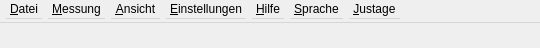
<?xml version="1.0" encoding="UTF-8"?>
<ui version="4.0">
 <class>WMViewBase</class>
 <widget class="Q3MainWindow" name="WMViewBase">
  <property name="geometry">
   <rect>
    <x>0</x>
    <y>0</y>
    <width>540</width>
    <height>48</height>
   </rect>
  </property>
  <property name="sizePolicy">
   <sizepolicy hsizetype="Preferred" vsizetype="Preferred">
    <horstretch>0</horstretch>
    <verstretch>0</verstretch>
   </sizepolicy>
  </property>
  <property name="minimumSize">
   <size>
    <width>21</width>
    <height>48</height>
   </size>
  </property>
  <property name="maximumSize">
   <size>
    <width>16777215</width>
    <height>48</height>
   </size>
  </property>
  <property name="font">
   <font/>
  </property>
  <property name="windowTitle">
   <string>Wandlermesseinrichtung WM3000I</string>
  </property>
  <widget class="QWidget" name="widget" native="true">
   <property name="geometry">
    <rect>
     <x>0</x>
     <y>23</y>
     <width>540</width>
     <height>25</height>
    </rect>
   </property>
  </widget>
  <widget class="QMenuBar" name="MenuBarEditor">
   <property name="geometry">
    <rect>
     <x>0</x>
     <y>0</y>
     <width>540</width>
     <height>23</height>
    </rect>
   </property>
   <property name="font">
    <font/>
   </property>
   <widget class="QMenu" name="Datei">
    <property name="title">
     <string>&amp;Datei</string>
    </property>
    <widget class="QMenu" name="popupMenu">
     <property name="title">
      <string>&amp;Eigenfehlertabelle</string>
     </property>
     <addaction name="eigenfehlertabelleoeffnenAction"/>
     <addaction name="eigenfehlertabelleSchliessenAction"/>
     <addaction name="eigenfehlertabelleBearbeitenAction"/>
    </widget>
    <widget class="QMenu" name="popupMenu_6">
     <property name="title">
      <string>E&amp;rgebnisdatei</string>
     </property>
     <addaction name="ergebnis_ffnenAction"/>
     <addaction name="ergebnisSchliessenAction"/>
     <addaction name="ergebnisBearbeitenAction"/>
    </widget>
    <addaction name="popupMenu"/>
    <addaction name="separator"/>
    <addaction name="popupMenu_6"/>
    <addaction name="separator"/>
    <addaction name="dateiBeendenAction"/>
   </widget>
   <widget class="QMenu" name="Messung">
    <property name="title">
     <string>&amp;Messung</string>
    </property>
    <addaction name="separator"/>
    <addaction name="messungSpeichernSitzungAction"/>
    <addaction name="messungLaden_SitzungAction"/>
    <addaction name="separator"/>
    <addaction name="messungStartAction"/>
    <addaction name="messungSpeichernMesswerteAction"/>
    <addaction name="separator"/>
    <addaction name="actionOffsetabgleich"/>
    <addaction name="actionOffsetmessung_Kanal_N"/>
    <addaction name="actionOffsetmessung_Kanal_X"/>
    <addaction name="separator"/>
    <addaction name="messungSimulationAction"/>
   </widget>
   <widget class="QMenu" name="Ansicht">
    <property name="title">
     <string>&amp;Ansicht</string>
    </property>
    <addaction name="ansichtFehlerMessungAction"/>
    <addaction name="ansichtIstwerteAction"/>
    <addaction name="ansichtEigenfehlerAction"/>
    <addaction name="ansichtDialogAction"/>
    <addaction name="ansichtEN61850Action"/>
   </widget>
   <widget class="QMenu" name="Einstellungen">
    <property name="title">
     <string>&amp;Einstellungen</string>
    </property>
    <addaction name="einstellungenConfAction"/>
    <addaction name="einstellungenBereichAction"/>
   </widget>
   <widget class="QMenu" name="Hilfe">
    <property name="title">
     <string>&amp;Hilfe</string>
    </property>
    <addaction name="hilfeInfoAction"/>
    <addaction name="hilfeInfo_ber_ZeraAction"/>
    <addaction name="hilfeInfo_ber_QtAction"/>
    <addaction name="separator"/>
    <addaction name="hilfeVersionAction"/>
    <addaction name="hilfeReleaseInfoAction"/>
    <addaction name="separator"/>
    <addaction name="hilfeSelbsttestAction"/>
   </widget>
   <widget class="QMenu" name="Sprache">
    <property name="title">
     <string>&amp;Sprache</string>
    </property>
    <addaction name="spracheDeutschAction"/>
    <addaction name="spracheEnglischAction_2"/>
    <addaction name="sprachePolnischAction"/>
   </widget>
   <widget class="QMenu" name="Justage">
    <property name="title">
     <string>&amp;Justage</string>
    </property>
    <addaction name="JustageAmplitudeAction"/>
    <addaction name="JustagePhaseAction"/>
    <addaction name="JustageKoeffBerechnungAction"/>
    <addaction name="separator"/>
    <addaction name="JustageOffsetAction"/>
    <addaction name="JustageOffsetberechnungAction"/>
    <addaction name="separator"/>
    <addaction name="justageFlashProgAction"/>
    <addaction name="justageFlasExportAction"/>
    <addaction name="justageFlashImportAction"/>
   </widget>
   <addaction name="Datei"/>
   <addaction name="Messung"/>
   <addaction name="Ansicht"/>
   <addaction name="Einstellungen"/>
   <addaction name="Hilfe"/>
   <addaction name="Sprache"/>
   <addaction name="Justage"/>
  </widget>
  <action name="dateiEigenfehlertabelleAction">
   <property name="checked">
    <bool>false</bool>
   </property>
   <property name="text">
    <string>&amp;Eigenfehlertabelle</string>
   </property>
   <property name="iconText">
    <string>&amp;Eigenfehlertabelle</string>
   </property>
   <property name="toolTip">
    <string>&amp;Eigenfehlertabelle</string>
   </property>
   <property name="statusTip">
    <string>Menu Eigenfehlertabelle</string>
   </property>
   <property name="name" stdset="0">
    <cstring>dateiEigenfehlertabelleAction</cstring>
   </property>
  </action>
  <action name="dateiBeendenAction">
   <property name="text">
    <string>&amp;Beenden</string>
   </property>
   <property name="iconText">
    <string>&amp;Beenden</string>
   </property>
   <property name="statusTip">
    <string>Beendet das laufende Programm</string>
   </property>
   <property name="shortcut">
    <string>Ctrl+X</string>
   </property>
   <property name="name" stdset="0">
    <cstring>dateiBeendenAction</cstring>
   </property>
  </action>
  <action name="messungBereichAction">
   <property name="text">
    <string>&amp;Bereich</string>
   </property>
   <property name="iconText">
    <string>&amp;Bereich</string>
   </property>
   <property name="statusTip">
    <string>Bereiche auswählen</string>
   </property>
   <property name="shortcut">
    <string>F4</string>
   </property>
   <property name="name" stdset="0">
    <cstring>messungBereichAction</cstring>
   </property>
  </action>
  <action name="messungSpeichernSitzungAction">
   <property name="text">
    <string>&amp;Speichern Sitzung</string>
   </property>
   <property name="iconText">
    <string>&amp;Speichern Sitzung</string>
   </property>
   <property name="statusTip">
    <string>Speichert alle aktuellen Einstellungen in einer Datei</string>
   </property>
   <property name="name" stdset="0">
    <cstring>messungSpeichernSitzungAction</cstring>
   </property>
  </action>
  <action name="messungLaden_SitzungAction">
   <property name="text">
    <string>&amp;Laden Sitzung</string>
   </property>
   <property name="iconText">
    <string>&amp;Laden Sitzung</string>
   </property>
   <property name="statusTip">
    <string>Liesst alle Einstellungen aus einer Datei</string>
   </property>
   <property name="name" stdset="0">
    <cstring>messungLaden_SitzungAction</cstring>
   </property>
  </action>
  <action name="messungStartAction">
   <property name="text">
    <string>&amp;Start</string>
   </property>
   <property name="iconText">
    <string>&amp;Start</string>
   </property>
   <property name="statusTip">
    <string>Messung starten</string>
   </property>
   <property name="shortcut">
    <string>F5</string>
   </property>
   <property name="name" stdset="0">
    <cstring>messungStartAction</cstring>
   </property>
  </action>
  <action name="messungSimulationAction">
   <property name="checkable">
    <bool>true</bool>
   </property>
   <property name="text">
    <string>S&amp;imulation</string>
   </property>
   <property name="iconText">
    <string>Si&amp;mulation</string>
   </property>
   <property name="statusTip">
    <string>Simulierte Messung durchführen</string>
   </property>
   <property name="name" stdset="0">
    <cstring>messungSimulationAction</cstring>
   </property>
  </action>
  <action name="ansichtFehlerMessungAction">
   <property name="checkable">
    <bool>true</bool>
   </property>
   <property name="text">
    <string>&amp;Fehlerwerte</string>
   </property>
   <property name="iconText">
    <string>&amp;FehlerMessung</string>
   </property>
   <property name="statusTip">
    <string>Fehlermesswerte Fenster</string>
   </property>
   <property name="name" stdset="0">
    <cstring>ansichtFehlerMessungAction</cstring>
   </property>
  </action>
  <action name="ansichtEigenfehlerAction">
   <property name="checkable">
    <bool>true</bool>
   </property>
   <property name="text">
    <string>&amp;Eigenfehler</string>
   </property>
   <property name="iconText">
    <string>&amp;Eigenfehler</string>
   </property>
   <property name="statusTip">
    <string>Eigenfehler Fenster</string>
   </property>
   <property name="name" stdset="0">
    <cstring>ansichtEigenfehlerAction</cstring>
   </property>
  </action>
  <action name="ansichtDialogAction">
   <property name="checkable">
    <bool>true</bool>
   </property>
   <property name="text">
    <string>&amp;Dialog</string>
   </property>
   <property name="iconText">
    <string>&amp;Dialog</string>
   </property>
   <property name="statusTip">
    <string>Dialog Fenster</string>
   </property>
   <property name="name" stdset="0">
    <cstring>ansichtDialogAction</cstring>
   </property>
  </action>
  <action name="einstellungenConfAction">
   <property name="text">
    <string>&amp;Konfiguration</string>
   </property>
   <property name="iconText">
    <string>&amp;Konfiguration</string>
   </property>
   <property name="statusTip">
    <string>Messeinrichtung konfigurieren</string>
   </property>
   <property name="name" stdset="0">
    <cstring>einstellungenConfAction</cstring>
   </property>
  </action>
  <action name="hilfeInfoAction">
   <property name="text">
    <string>&amp;Info</string>
   </property>
   <property name="iconText">
    <string>&amp;Info</string>
   </property>
   <property name="statusTip">
    <string>Informationen zur Messeinrichtung</string>
   </property>
   <property name="name" stdset="0">
    <cstring>hilfeInfoAction</cstring>
   </property>
  </action>
  <action name="hilfeInfo_ber_ZeraAction">
   <property name="text">
    <string>Info über &amp;Zera</string>
   </property>
   <property name="iconText">
    <string>Informationen zu Zera</string>
   </property>
   <property name="statusTip">
    <string>Informationen zu ZERA</string>
   </property>
   <property name="name" stdset="0">
    <cstring>hilfeInfo_ber_ZeraAction</cstring>
   </property>
  </action>
  <action name="hilfeManualAction">
   <property name="text">
    <string>&amp;Manual</string>
   </property>
   <property name="iconText">
    <string>&amp;Manual</string>
   </property>
   <property name="statusTip">
    <string>Lesen Sie hier die Bedienungsanleitung</string>
   </property>
   <property name="name" stdset="0">
    <cstring>hilfeManualAction</cstring>
   </property>
  </action>
  <action name="hilfeInfo_ber_QtAction">
   <property name="text">
    <string>Info über &amp;Qt</string>
   </property>
   <property name="iconText">
    <string>Informationen zu Qt</string>
   </property>
   <property name="name" stdset="0">
    <cstring>hilfeInfo_ber_QtAction</cstring>
   </property>
  </action>
  <action name="dateiErgebnisdateiAction">
   <property name="text">
    <string>E&amp;rgebnisdatei</string>
   </property>
   <property name="iconText">
    <string>E&amp;rgebnisdatei</string>
   </property>
   <property name="statusTip">
    <string>Schliesst die geladene Eigenfehlertabelle</string>
   </property>
   <property name="name" stdset="0">
    <cstring>dateiErgebnisdateiAction</cstring>
   </property>
  </action>
  <action name="ansichtIstwerteAction">
   <property name="checkable">
    <bool>true</bool>
   </property>
   <property name="text">
    <string>&amp;Vektoren</string>
   </property>
   <property name="iconText">
    <string>Istwerte</string>
   </property>
   <property name="statusTip">
    <string>Istwerte Fenster</string>
   </property>
   <property name="name" stdset="0">
    <cstring>ansichtIstwerteAction</cstring>
   </property>
  </action>
  <action name="eigenfehlertabelleoeffnenAction">
   <property name="text">
    <string>&amp;Öffnen</string>
   </property>
   <property name="iconText">
    <string>&amp;Öffnen</string>
   </property>
   <property name="statusTip">
    <string>Öffnen einer Eigenfehlertabelle</string>
   </property>
   <property name="name" stdset="0">
    <cstring>eigenfehlertabelleoeffnenAction</cstring>
   </property>
  </action>
  <action name="eigenfehlertabelleSchliessenAction">
   <property name="text">
    <string>&amp;Schliessen</string>
   </property>
   <property name="iconText">
    <string>&amp;Schliessen</string>
   </property>
   <property name="statusTip">
    <string>Schliessen der Eigenfehlertabelle</string>
   </property>
   <property name="name" stdset="0">
    <cstring>eigenfehlertabelleSchliessenAction</cstring>
   </property>
  </action>
  <action name="eigenfehlertabelleBearbeitenAction">
   <property name="text">
    <string>&amp;Bearbeiten</string>
   </property>
   <property name="iconText">
    <string>&amp;Bearbeiten</string>
   </property>
   <property name="statusTip">
    <string>Bearbeiten einer Eigenfehlertabelle</string>
   </property>
   <property name="name" stdset="0">
    <cstring>eigenfehlertabelleBearbeitenAction</cstring>
   </property>
  </action>
  <action name="ergebnisSchliessenAction">
   <property name="text">
    <string>&amp;Schliessen</string>
   </property>
   <property name="iconText">
    <string>&amp;Schliessen</string>
   </property>
   <property name="statusTip">
    <string>Schliessen der Ergebnisdatei</string>
   </property>
   <property name="name" stdset="0">
    <cstring>ergebnisSchliessenAction</cstring>
   </property>
  </action>
  <action name="ergebnisBearbeitenAction">
   <property name="text">
    <string>&amp;Bearbeiten</string>
   </property>
   <property name="iconText">
    <string>&amp;Bearbeiten</string>
   </property>
   <property name="statusTip">
    <string>Bearbeiten einer Ergebnisdatei</string>
   </property>
   <property name="name" stdset="0">
    <cstring>ergebnisBearbeitenAction</cstring>
   </property>
  </action>
  <action name="messungSpeichernMesswerteAction">
   <property name="text">
    <string>Speichern &amp;Messwerte</string>
   </property>
   <property name="iconText">
    <string>Speichern Messwerte</string>
   </property>
   <property name="shortcut">
    <string>F6</string>
   </property>
   <property name="name" stdset="0">
    <cstring>messungSpeichernMesswerteAction</cstring>
   </property>
  </action>
  <action name="ergebnis_ffnenAction">
   <property name="text">
    <string>&amp;Öffnen</string>
   </property>
   <property name="iconText">
    <string>&amp;Öffnen</string>
   </property>
   <property name="statusTip">
    <string>Öffnen der Ergebnisdatei</string>
   </property>
   <property name="name" stdset="0">
    <cstring>ergebnis_ffnenAction</cstring>
   </property>
  </action>
  <action name="eigenfehlertabelleNeuAction">
   <property name="text">
    <string>&amp;Neu</string>
   </property>
   <property name="iconText">
    <string>&amp;Neu</string>
   </property>
   <property name="name" stdset="0">
    <cstring>eigenfehlertabelleNeuAction</cstring>
   </property>
  </action>
  <action name="einstellungenBereichAction">
   <property name="text">
    <string>&amp;Bereiche</string>
   </property>
   <property name="iconText">
    <string>&amp;Bereich</string>
   </property>
   <property name="statusTip">
    <string>Bereiche anwählen</string>
   </property>
   <property name="shortcut">
    <string>F7</string>
   </property>
   <property name="name" stdset="0">
    <cstring>einstellungenBereichAction</cstring>
   </property>
  </action>
  <action name="einstellungenTestRAutoAction">
   <property name="text">
    <string>BereichAuto</string>
   </property>
   <property name="iconText">
    <string>BAuto</string>
   </property>
   <property name="name" stdset="0">
    <cstring>einstellungenTestRAutoAction</cstring>
   </property>
  </action>
  <action name="JustageAmplitudeAction">
   <property name="text">
    <string>&amp;Amplitude</string>
   </property>
   <property name="iconText">
    <string>Amplitude</string>
   </property>
   <property name="statusTip">
    <string>Amplitudenabgleich mit externer Steuerung</string>
   </property>
   <property name="name" stdset="0">
    <cstring>JustageAmplitudeAction</cstring>
   </property>
  </action>
  <action name="JustagePhaseAction">
   <property name="text">
    <string>&amp;Phase</string>
   </property>
   <property name="iconText">
    <string>Phasen</string>
   </property>
   <property name="statusTip">
    <string>Phasenlage Justage automatisch</string>
   </property>
   <property name="name" stdset="0">
    <cstring>JustagePhaseAction</cstring>
   </property>
  </action>
  <action name="Action">
   <property name="iconText">
    <string>Action</string>
   </property>
   <property name="name" stdset="0">
    <cstring>Action</cstring>
   </property>
  </action>
  <action name="Action_2">
   <property name="iconText">
    <string>Action_2</string>
   </property>
   <property name="name" stdset="0">
    <cstring>Action_2</cstring>
   </property>
  </action>
  <action name="Action_3">
   <property name="iconText">
    <string>Action_3</string>
   </property>
   <property name="name" stdset="0">
    <cstring>Action_3</cstring>
   </property>
  </action>
  <action name="Action_4">
   <property name="iconText">
    <string>Action_4</string>
   </property>
   <property name="name" stdset="0">
    <cstring>Action_4</cstring>
   </property>
  </action>
  <action name="JustageKoeffBerechnungAction">
   <property name="text">
    <string>Phasen&amp;berechnung</string>
   </property>
   <property name="iconText">
    <string>Phasenberechnung</string>
   </property>
   <property name="statusTip">
    <string>Phasenlage Koeffizientenberechnung</string>
   </property>
   <property name="name" stdset="0">
    <cstring>JustageKoeffBerechnungAction</cstring>
   </property>
  </action>
  <action name="ansichtEN61850Action">
   <property name="checkable">
    <bool>true</bool>
   </property>
   <property name="text">
    <string>E&amp;N61850</string>
   </property>
   <property name="iconText">
    <string>E&amp;N61850</string>
   </property>
   <property name="statusTip">
    <string>EN61850 Statusanzeige</string>
   </property>
   <property name="name" stdset="0">
    <cstring>ansichtEN61850Action</cstring>
   </property>
  </action>
  <action name="spracheDeutschAction">
   <property name="icon">
    <iconset>
     <normaloff>images/Flags/de.png</normaloff>images/Flags/de.png</iconset>
   </property>
   <property name="text">
    <string>Deutsch</string>
   </property>
   <property name="iconText">
    <string>Deutsch</string>
   </property>
   <property name="name" stdset="0">
    <cstring>spracheDeutschAction</cstring>
   </property>
  </action>
  <action name="spracheEnglischAction">
   <property name="icon">
    <iconset>
     <normaloff>gb.png</normaloff>gb.png</iconset>
   </property>
   <property name="text">
    <string>Englisch</string>
   </property>
   <property name="iconText">
    <string>Englisch</string>
   </property>
   <property name="name" stdset="0">
    <cstring>spracheEnglischAction</cstring>
   </property>
  </action>
  <action name="spracheEnglischAction_2">
   <property name="icon">
    <iconset>
     <normaloff>images/Flags/gb.png</normaloff>images/Flags/gb.png</iconset>
   </property>
   <property name="text">
    <string>Englisch</string>
   </property>
   <property name="iconText">
    <string>Englisch</string>
   </property>
   <property name="name" stdset="0">
    <cstring>spracheEnglischAction_2</cstring>
   </property>
  </action>
  <action name="justageFlashProgAction">
   <property name="text">
    <string>F&amp;lash programmieren</string>
   </property>
   <property name="iconText">
    <string>new item</string>
   </property>
   <property name="name" stdset="0">
    <cstring>justageFlashProgAction</cstring>
   </property>
  </action>
  <action name="justageFlasExportAction">
   <property name="text">
    <string>Flash data &amp;export</string>
   </property>
   <property name="iconText">
    <string>new item</string>
   </property>
   <property name="name" stdset="0">
    <cstring>justageFlasExportAction</cstring>
   </property>
  </action>
  <action name="justageFlashImportAction">
   <property name="text">
    <string>Flash data &amp;import</string>
   </property>
   <property name="iconText">
    <string>new item</string>
   </property>
   <property name="name" stdset="0">
    <cstring>justageFlashImportAction</cstring>
   </property>
  </action>
  <action name="hilfeVersionAction">
   <property name="text">
    <string>&amp;Version</string>
   </property>
   <property name="iconText">
    <string>&amp;Version</string>
   </property>
   <property name="statusTip">
    <string>Übersicht Versionen</string>
   </property>
   <property name="name" stdset="0">
    <cstring>hilfeVersionAction</cstring>
   </property>
  </action>
  <action name="Action_5">
   <property name="iconText">
    <string>Unnamed</string>
   </property>
   <property name="name" stdset="0">
    <cstring>Action_5</cstring>
   </property>
  </action>
  <action name="hilfeSelbsttestAction">
   <property name="text">
    <string>&amp;Selbsttest</string>
   </property>
   <property name="iconText">
    <string>new item</string>
   </property>
   <property name="statusTip">
    <string>Selbsttest starten</string>
   </property>
   <property name="name" stdset="0">
    <cstring>hilfeSelbsttestAction</cstring>
   </property>
  </action>
  <action name="hilfeReleaseInfoAction">
   <property name="text">
    <string>&amp;Release Info</string>
   </property>
  </action>
  <action name="sprachePolnischAction">
   <property name="icon">
    <iconset>
     <normaloff>images/Flags/pl.png</normaloff>images/Flags/pl.png</iconset>
   </property>
   <property name="text">
    <string>Polnisch</string>
   </property>
  </action>
  <action name="actionOffsetabgleich">
   <property name="text">
    <string>Offsetabgleich WM3000</string>
   </property>
  </action>
  <action name="actionOffsetmessung_Kanal_N">
   <property name="text">
    <string>Offsetmessung Kanal N</string>
   </property>
  </action>
  <action name="actionOffsetmessung_Kanal_X">
   <property name="text">
    <string>Offsetmessung Kanal X</string>
   </property>
  </action>
  <action name="JustageOffsetAction">
   <property name="text">
    <string>Offset</string>
   </property>
  </action>
  <action name="JustageOffsetberechnungAction">
   <property name="text">
    <string>Offsetberechnung</string>
   </property>
  </action>
 </widget>
 <layoutdefault spacing="6" margin="11"/>
 <pixmapfunction>qPixmapFromMimeSource</pixmapfunction>
 <customwidgets>
  <customwidget>
   <class>Q3MainWindow</class>
   <extends>QWidget</extends>
   <header>q3mainwindow.h</header>
   <container>1</container>
  </customwidget>
 </customwidgets>
 <includes>
  <include location="global">qlabel.h</include>
  <include location="local">wmglobal.h</include>
  <include location="local">wmeditor.h</include>
  <include location="local">widgeom.h</include>
 </includes>
 <resources/>
 <connections>
  <connection>
   <sender>messungSimulationAction</sender>
   <signal>activated()</signal>
   <receiver>WMViewBase</receiver>
   <slot>SimulationSlot()</slot>
   <hints>
    <hint type="sourcelabel">
     <x>-1</x>
     <y>-1</y>
    </hint>
    <hint type="destinationlabel">
     <x>20</x>
     <y>20</y>
    </hint>
   </hints>
  </connection>
  <connection>
   <sender>messungStartAction</sender>
   <signal>activated()</signal>
   <receiver>WMViewBase</receiver>
   <slot>StartSlot()</slot>
   <hints>
    <hint type="sourcelabel">
     <x>-1</x>
     <y>-1</y>
    </hint>
    <hint type="destinationlabel">
     <x>20</x>
     <y>20</y>
    </hint>
   </hints>
  </connection>
  <connection>
   <sender>eigenfehlertabelleoeffnenAction</sender>
   <signal>activated()</signal>
   <receiver>WMViewBase</receiver>
   <slot>OpenOETFileSlot()</slot>
   <hints>
    <hint type="sourcelabel">
     <x>-1</x>
     <y>-1</y>
    </hint>
    <hint type="destinationlabel">
     <x>20</x>
     <y>20</y>
    </hint>
   </hints>
  </connection>
  <connection>
   <sender>eigenfehlertabelleSchliessenAction</sender>
   <signal>activated()</signal>
   <receiver>WMViewBase</receiver>
   <slot>CloseOETFileSlot()</slot>
   <hints>
    <hint type="sourcelabel">
     <x>-1</x>
     <y>-1</y>
    </hint>
    <hint type="destinationlabel">
     <x>20</x>
     <y>20</y>
    </hint>
   </hints>
  </connection>
  <connection>
   <sender>eigenfehlertabelleBearbeitenAction</sender>
   <signal>activated()</signal>
   <receiver>WMViewBase</receiver>
   <slot>EditOETFileSlot()</slot>
   <hints>
    <hint type="sourcelabel">
     <x>-1</x>
     <y>-1</y>
    </hint>
    <hint type="destinationlabel">
     <x>20</x>
     <y>20</y>
    </hint>
   </hints>
  </connection>
  <connection>
   <sender>ergebnis_ffnenAction</sender>
   <signal>activated()</signal>
   <receiver>WMViewBase</receiver>
   <slot>OpenResultFileSlot()</slot>
   <hints>
    <hint type="sourcelabel">
     <x>-1</x>
     <y>-1</y>
    </hint>
    <hint type="destinationlabel">
     <x>20</x>
     <y>20</y>
    </hint>
   </hints>
  </connection>
  <connection>
   <sender>ergebnisSchliessenAction</sender>
   <signal>activated()</signal>
   <receiver>WMViewBase</receiver>
   <slot>CloseResultFileSlot()</slot>
   <hints>
    <hint type="sourcelabel">
     <x>-1</x>
     <y>-1</y>
    </hint>
    <hint type="destinationlabel">
     <x>20</x>
     <y>20</y>
    </hint>
   </hints>
  </connection>
  <connection>
   <sender>ergebnisBearbeitenAction</sender>
   <signal>activated()</signal>
   <receiver>WMViewBase</receiver>
   <slot>EditResultFileSlot()</slot>
   <hints>
    <hint type="sourcelabel">
     <x>-1</x>
     <y>-1</y>
    </hint>
    <hint type="destinationlabel">
     <x>20</x>
     <y>20</y>
    </hint>
   </hints>
  </connection>
  <connection>
   <sender>messungSpeichernSitzungAction</sender>
   <signal>activated()</signal>
   <receiver>WMViewBase</receiver>
   <slot>StoreSessionSlot()</slot>
   <hints>
    <hint type="sourcelabel">
     <x>-1</x>
     <y>-1</y>
    </hint>
    <hint type="destinationlabel">
     <x>20</x>
     <y>20</y>
    </hint>
   </hints>
  </connection>
  <connection>
   <sender>messungLaden_SitzungAction</sender>
   <signal>activated()</signal>
   <receiver>WMViewBase</receiver>
   <slot>LoadSessionSlot()</slot>
   <hints>
    <hint type="sourcelabel">
     <x>-1</x>
     <y>-1</y>
    </hint>
    <hint type="destinationlabel">
     <x>20</x>
     <y>20</y>
    </hint>
   </hints>
  </connection>
  <connection>
   <sender>dateiBeendenAction</sender>
   <signal>activated()</signal>
   <receiver>WMViewBase</receiver>
   <slot>close()</slot>
   <hints>
    <hint type="sourcelabel">
     <x>-1</x>
     <y>-1</y>
    </hint>
    <hint type="destinationlabel">
     <x>20</x>
     <y>20</y>
    </hint>
   </hints>
  </connection>
  <connection>
   <sender>messungSpeichernMesswerteAction</sender>
   <signal>activated()</signal>
   <receiver>WMViewBase</receiver>
   <slot>StoreResultSlot()</slot>
   <hints>
    <hint type="sourcelabel">
     <x>-1</x>
     <y>-1</y>
    </hint>
    <hint type="destinationlabel">
     <x>20</x>
     <y>20</y>
    </hint>
   </hints>
  </connection>
  <connection>
   <sender>dateiBeendenAction</sender>
   <signal>activated()</signal>
   <receiver>WMViewBase</receiver>
   <slot>close()</slot>
   <hints>
    <hint type="sourcelabel">
     <x>-1</x>
     <y>-1</y>
    </hint>
    <hint type="destinationlabel">
     <x>20</x>
     <y>20</y>
    </hint>
   </hints>
  </connection>
  <connection>
   <sender>spracheDeutschAction</sender>
   <signal>activated()</signal>
   <receiver>WMViewBase</receiver>
   <slot>SetGermanSlot()</slot>
   <hints>
    <hint type="sourcelabel">
     <x>-1</x>
     <y>-1</y>
    </hint>
    <hint type="destinationlabel">
     <x>20</x>
     <y>20</y>
    </hint>
   </hints>
  </connection>
  <connection>
   <sender>spracheEnglischAction_2</sender>
   <signal>activated()</signal>
   <receiver>WMViewBase</receiver>
   <slot>SetEnglishSlot()</slot>
   <hints>
    <hint type="sourcelabel">
     <x>-1</x>
     <y>-1</y>
    </hint>
    <hint type="destinationlabel">
     <x>20</x>
     <y>20</y>
    </hint>
   </hints>
  </connection>
  <connection>
   <sender>justageFlashProgAction</sender>
   <signal>activated()</signal>
   <receiver>WMViewBase</receiver>
   <slot>JustFlashProgSlot()</slot>
   <hints>
    <hint type="sourcelabel">
     <x>-1</x>
     <y>-1</y>
    </hint>
    <hint type="destinationlabel">
     <x>20</x>
     <y>20</y>
    </hint>
   </hints>
  </connection>
  <connection>
   <sender>justageFlashImportAction</sender>
   <signal>activated()</signal>
   <receiver>WMViewBase</receiver>
   <slot>JustFlashImportSlot()</slot>
   <hints>
    <hint type="sourcelabel">
     <x>-1</x>
     <y>-1</y>
    </hint>
    <hint type="destinationlabel">
     <x>20</x>
     <y>20</y>
    </hint>
   </hints>
  </connection>
  <connection>
   <sender>justageFlasExportAction</sender>
   <signal>activated()</signal>
   <receiver>WMViewBase</receiver>
   <slot>JustFlashExportSlot()</slot>
   <hints>
    <hint type="sourcelabel">
     <x>-1</x>
     <y>-1</y>
    </hint>
    <hint type="destinationlabel">
     <x>20</x>
     <y>20</y>
    </hint>
   </hints>
  </connection>
  <connection>
   <sender>sprachePolnischAction</sender>
   <signal>activated()</signal>
   <receiver>WMViewBase</receiver>
   <slot>SetPolishSlot()</slot>
   <hints>
    <hint type="sourcelabel">
     <x>-1</x>
     <y>-1</y>
    </hint>
    <hint type="destinationlabel">
     <x>269</x>
     <y>23</y>
    </hint>
   </hints>
  </connection>
 </connections>
</ui>
